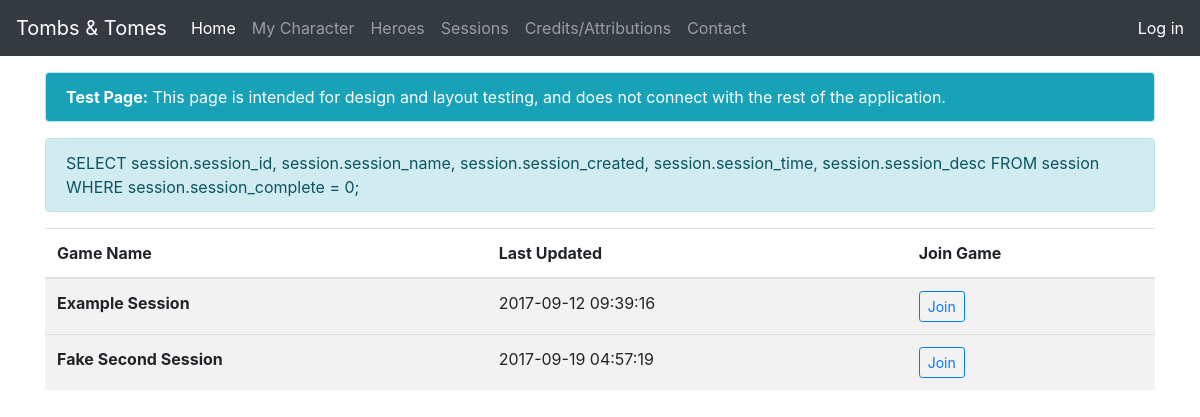
The app's page /listsessions.php with its own data.
### tables this page shows
CREATE TABLE `session` (
  `session_id` varchar(9) NOT NULL,
  `session_name` varchar(255) NOT NULL,
  `session_created` timestamp NOT NULL DEFAULT CURRENT_TIMESTAMP ON UPDATE CURRENT_TIMESTAMP,
  `session_time` timestamp NOT NULL DEFAULT CURRENT_TIMESTAMP,
  `session_password` varchar(255) NOT NULL,
  `session_locked` tinyint(1) NOT NULL DEFAULT '0',
  `session_desc` text,
  `session_log` mediumtext,
  `session_reward` int(6) DEFAULT NULL,
  `session_complete` tinyint(1) NOT NULL DEFAULT '0',
  `session_player_count` int(2) NOT NULL,
  `session_update` int(10) NOT NULL,
  `session_ready` tinyint(1) NOT NULL DEFAULT '1'
);

### listsessions.php (the view, shortened to what this page needs)
<?php
include ('header.php');
$conn = new mysqli("localhost", "root", "root", "dungeon");
$session_query = sprintf("SELECT session.session_id, session.session_name, session.session_created, session.session_time, session.session_desc FROM session WHERE session.session_complete = 0;");
$session_result = $conn->query($session_query);
?>
<div class="container mt-3">
    <div class="row">
        <div class="col-12">
            <div class="alert alert-info bg-info text-white" role="alert">
                <strong>Test Page:</strong> This page is intended for design and layout testing, and does not connect with the rest of the application.
            </div>
        </div>
    </div>
    <div class='alert alert-info' role='alert'>
        <?php echo $session_query; ?>
    </div>
<?php
if ($session_result->num_rows > 0) {
    echo "<table class='table table-hover table-striped'>\n";
    echo "<thead class='thead-default'>\n";
    echo "<tr>\n";
    echo "<th>Game Name</th>\n";
    echo "<th>Last Updated</th>\n";
    echo "<th>Join Game</th>\n";
    echo "</tr>\n";
    echo "</thead>\n";
    echo "<tbody>\n";
    while($session_row = $session_result->fetch_assoc()) {
        echo "<tr>\n";
        echo "<th scope='row'>" . $session_row['session_name'] . "</td>\n";
        echo "<td>" . $session_row['session_time'] . "</td>\n";
        echo "<td><button class='btn btn-outline-primary btn-sm' data-session-id='" . $session_row['session_time'] . "'>Join</button></td>\n";
        echo "<tr>\n";
    }
    echo "</tbody>\n";
    echo "</table>\n";
} else {
    echo "<p class='error'>No active games found.</p>";
}
include ('footer.php');
?>

### records on screen
session: session_name "Example Session", session_time "2017-09-12 09:39:16"
session: session_name "Fake Second Session", session_time "2017-09-19 04:57:19"

### other values on screen
$session_query "SELECT session.session_id, session.session_name, session.session_created, session.session_time, session.session_desc FROM session WHERE session.session_complete = 0;"
